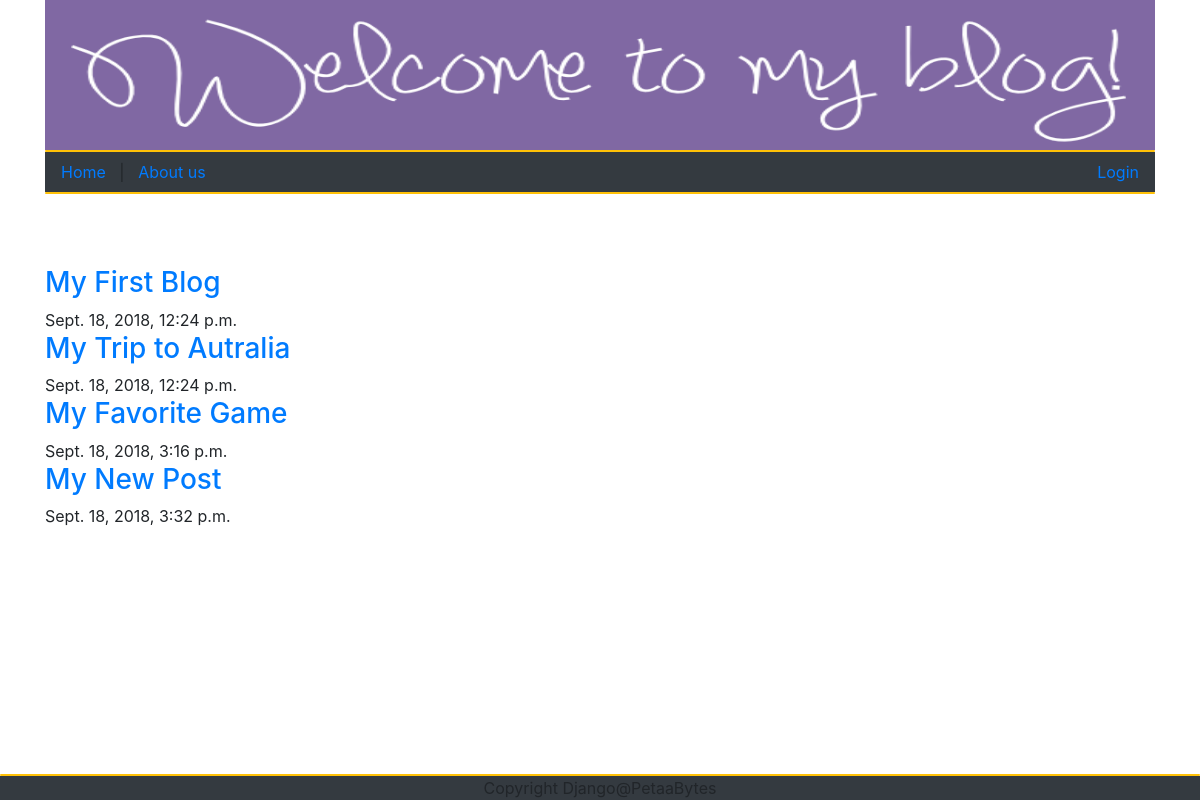
Before: / with the older database file.
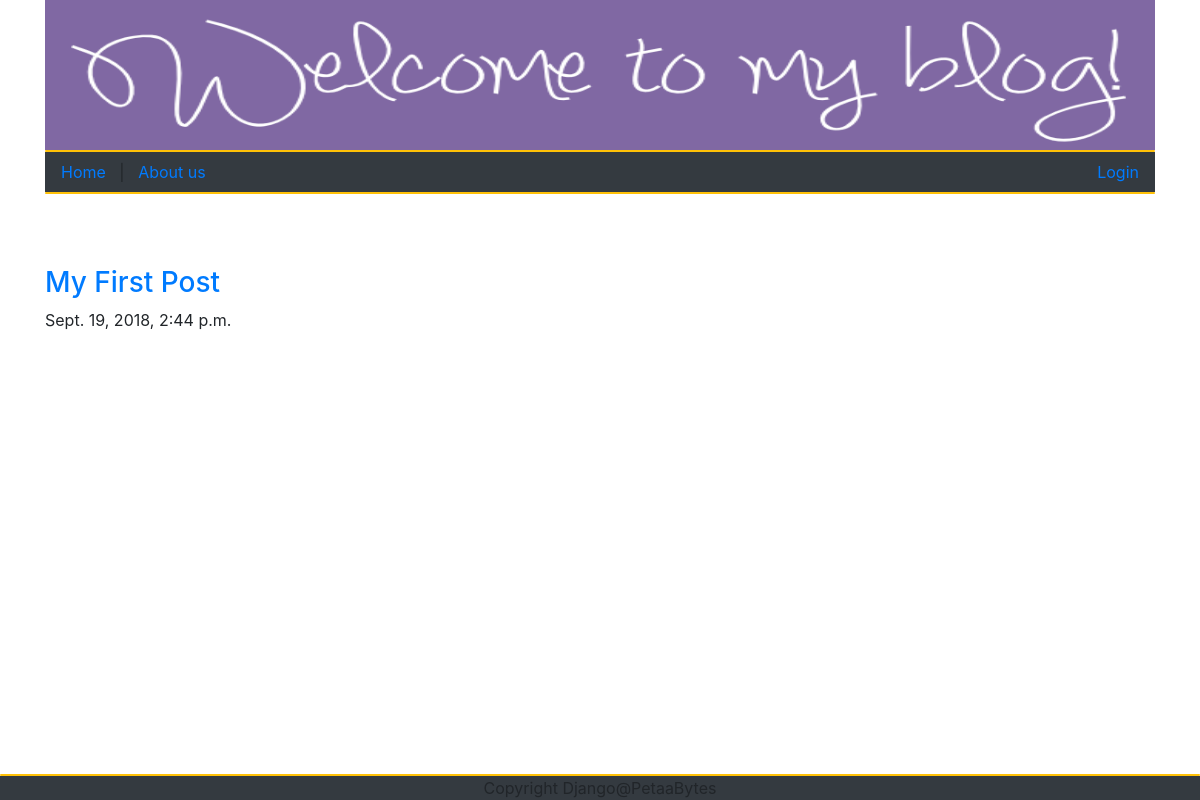
After: the same page with the newer database file.
### blog/models.py (models this page shows, shortened)
class Post(models.Model):
    author = models.ForeignKey('accounts.CustomUser', on_delete=models.CASCADE)
    title = models.CharField(max_length=200)
    text = models.TextField()
    created_date = models.DateTimeField(default=timezone.now)

### blog/views.py (the view)
# urls.py: path('', views.PostListView.as_view(), name='listposts'),
class PostListView(ListView):
    model = Post
    context_object_name = "posts"
    template_name = "listposts.html"

### blog/templates/listposts.html (shortened to what this page needs)
{% extends 'base.html' %}
{% block base%}
<div class="row">
    <div class="col-md-8">
        <br><br>
        {% for post in posts %}
        <h3><a href="{% url 'detailview' post.pk %}">{{ post.title }}</a></h3>
        {{ post.created_date }}
        {% endfor %}
    </div>
</div>
{% endblock%}

Changed rows visible on the page:
removed Post: title "My Trip to Autralia", created_date "Sept. 18, 2018, 12:24 p.m."
removed Post: title "My Favorite Game", created_date "Sept. 18, 2018, 3:16 p.m."
removed Post: title "My New Post", created_date "Sept. 18, 2018, 3:32 p.m."
changed Post: title "My First Blog" → "My First Post"; created_date "Sept. 18, 2018, 12:24 p.m." → "Sept. 19, 2018, 2:44 p.m."
